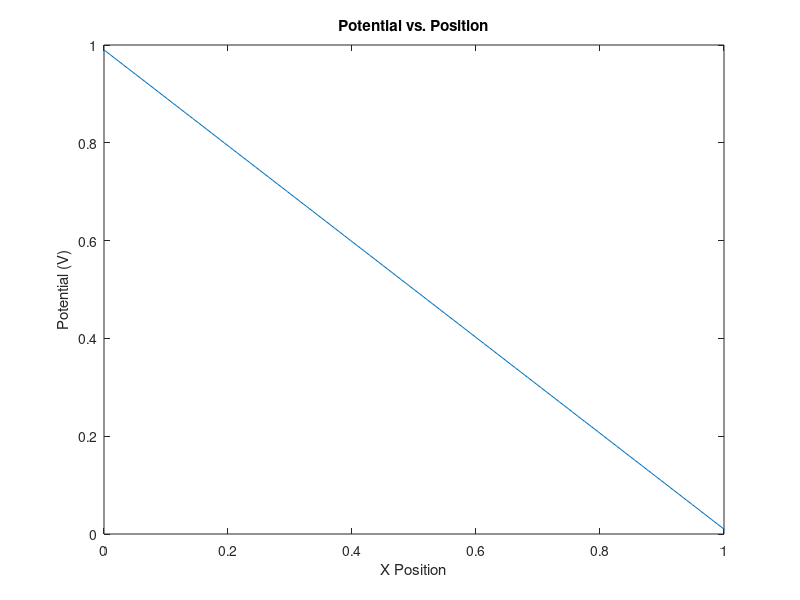

This chart was generated by the following MATLAB code:
%% Daniel King 100921117, Part 1
% This is the solution of potential for 1D region along x. Analytic
% solution should be V(x) = -x+1. In this case the numerical approach tends
% to this function.

clear
clf

n = 100;   %no of points
dx = 1/n;  %step size
G = zeros(n-2);  %initialize G matrix
V = zeros(n+1,1); %initial solution of potential

for i=1:n-1
   G(i,i) = -2; %cofficient for 1D finite difference eqn
end

for i=1:n-2
   G(i,i+1) = 1; %cofficient for 1D finite difference eqn
   G(i+1,i) = 1; %cofficient for 1D finite difference eqn
end

B = zeros(n-1,1); %initialize B matrix
v0 = 1; %right BC
v1 = 0; %left BC

B(1) = v0;   %right BC
B(n-1) = v1; %left BC

V = (1/(dx.^2)*G)\(-B*(1/dx.^2)); %solution of potential
x = linspace(0,1,n-1); %range to plot
plot(x,V)
title('Potential vs. Position')
xlabel('X Position')
ylabel('Potential (V)')
